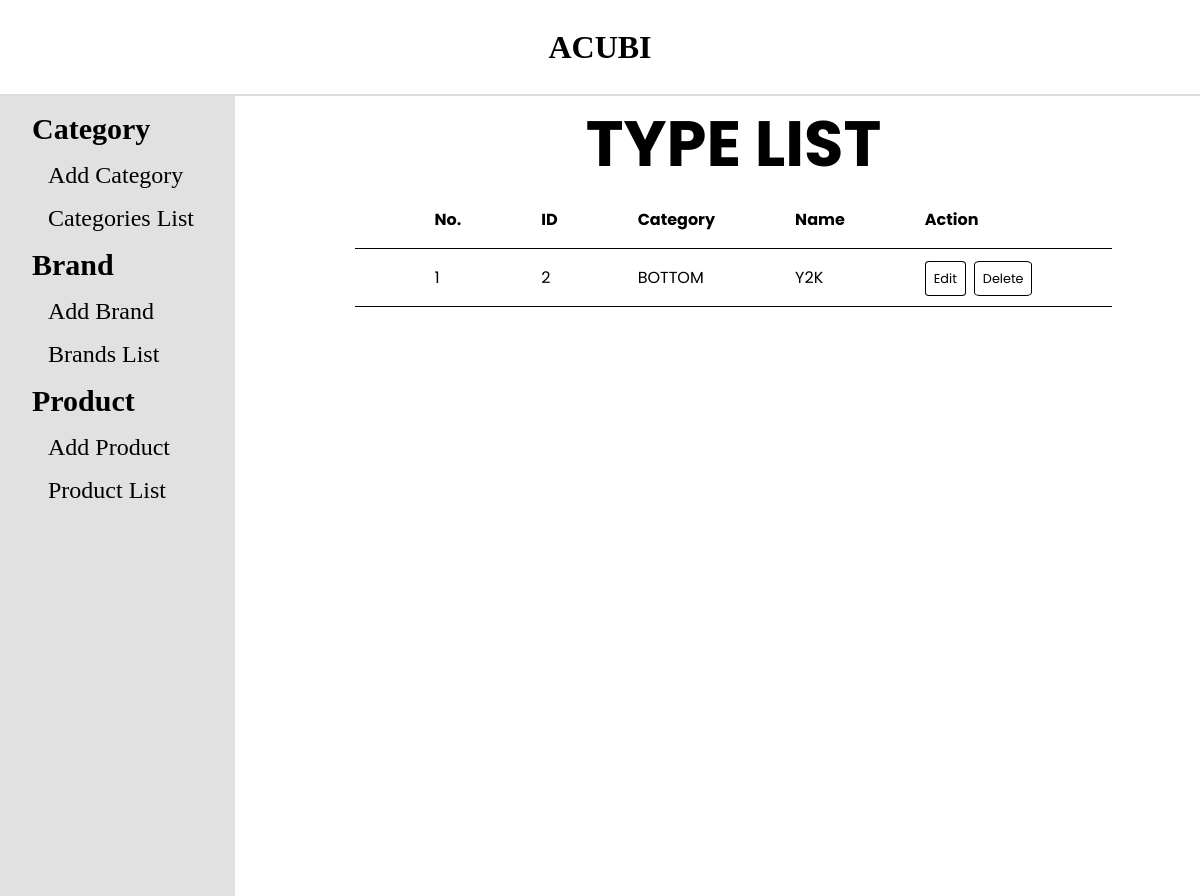
Screenshot of /admin/brandlist.php with the database file from the repository.
### tables this page shows
CREATE TABLE `tbl_brand` (
  `brand_id` int(11) NOT NULL,
  `category_id` int(11) NOT NULL,
  `brand_name` varchar(255) NOT NULL
);

CREATE TABLE `tbl_category` (
  `category_id` int(11) NOT NULL,
  `category_name` varchar(255) NOT NULL
);

### admin/database.php (called while the page is built, shortened)
<?php
class Database
{
    public $host = DB_HOST;
    public $user = DB_USER;
    public $pass = DB_PASS;
    public $dbname = DB_NAME;
    public $link;
    private function connectDB()
    {
        $this->link = new mysqli($this->host, $this->user, $this->pass, $this->dbname);
    }
    public function select($query)
    {
        $result = $this->link->query($query) or
            die($this->link->error . __LINE__);
        if ($result->num_rows > 0) {
            return $result;
        } else {
            return false;
        }
    }
}
?>

### admin/class/brand_class.php (called while the page is built, shortened)
<?php
    include "database.php"
?>
<?php
class Brand {
    private $db;
    public function __construct() {
        $this -> db = new Database();
    }
    public function showBrand() {
        $query = "SELECT tbl_brand.*, tbl_category.category_name
        FROM tbl_brand INNER JOIN tbl_category ON tbl_brand.category_id = tbl_category.category_id
        ORDER BY tbl_brand.brand_id";
        $result = $this -> db -> select($query);
        return $result;
    }
}
?>

### admin/brandlist.php (the view, shortened to what this page needs)
<?php
include "header.php";
include "sidebar.php";
include "class/brand_class.php";
?>
<?php
$brand = new Brand;
$showbrand = $brand->showBrand();
?>
<div class="right">
  <div class="category-list">
    <h1>TYPE LIST</h1>
    <table>
      <tr>
        <th>No.</th>
        <th>ID</th>
        <th>Category</th>
        <th>Name</th>
        <th colspan="2">Action</th>
      </tr>
      <?php
      if ($showbrand) {
        $i = 0;
        while ($result = $showbrand->fetch_assoc()) {
          $i++;
      ?>
          <tr>
            <td><?php echo $i ?></td>
            <td><?php echo $result['brand_id'] ?></td>
            <td><?php echo $result['category_name'] ?></td>
            <td><?php echo $result['brand_name'] ?></td>
            <td>
              <a class="btn" href="brandedit.php?brand_id=<?php echo $result['brand_id'] ?>">
                Edit
              </a>
            </td>
            <td> <a class="btn" href="branddelete.php?brand_id= <?php echo $result['brand_id'] ?>">
                Delete
              </a></td>
          </tr>
      <?php
        }
      }
      ?>
    </table>
  </div>
</div>
</section>
</body>
</html>

### admin/style.css (style rules this page uses)
* { margin: 0; padding: 0; box-sizing: border-box; color: black; outline: none; }
.btn { background: transparent; padding: .5rem; font-size: .8rem; border: 1px solid; border-radius: 10%; width: 2rem; }
a { font-size: 1.5rem; text-decoration: none; }
.admin-content .right { margin-left: 2rem; font-family: "Poppins"; display: flex; justify-content: center; }
.right { font-family: "Poppins"; }
.right h1 { text-align: left; font-size: 4rem; }
.right { display: flex; justify-content: center; width: 80%; }
.category-list { display: flex; flex-direction: column; align-items: center; }
.category-list table { border-collapse: collapse; display: flex; justify-content: center; }
.category-list h1 { justify-content: start; }
.category-list table tr { border-bottom: 1px solid; }
.category-list td, .category-list th { padding: 1rem 5rem 1rem 0; border: none; align-items: center; }
.category-list th:nth-last-child(1) { text-align: left; }
.category-list th:nth-child(1), .category-list td:nth-child(1) { padding-left: 5rem; text-align: left; }
.category-list table td:nth-last-child(2) { padding-right: .5rem; }

### rows the page displays
tbl_brand: brand_id "2", category.category_name "BOTTOM", brand_name "Y2K"
